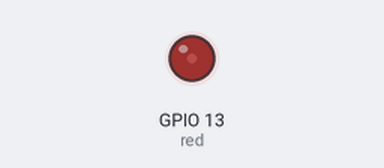
The program below on a simulated Raspberry Pi (BCM pin numbers). Shown: output pins drawn as LEDs (lit = HIGH). At 4.2 s the program stops and its outputs stay as they are.

Above: at 0.45 s.
At 1.25 s:
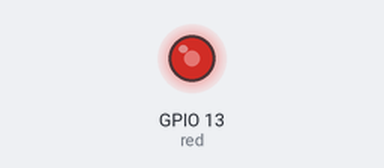
At 2.1 s:
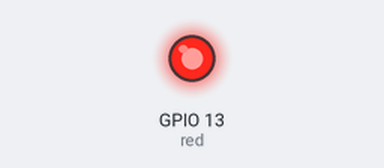
At 4.2 s:
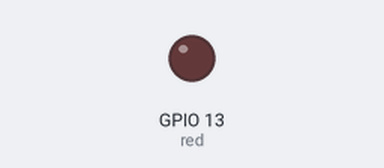
Timing chart, 0 to 5.7 s (numbered marks = the images above):
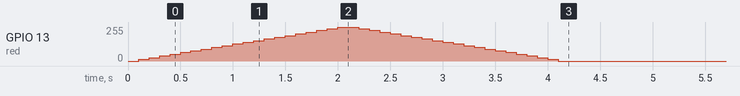

Measured:
- by itself, GPIO 13 (red): rises from 0/255 to 255/255 in 1.9 s, then falls to 0/255 in 2.1 s

The program:

PWM_LED.py
```python
import RPi.GPIO as GPIO
import time

red = 13
green = 19

GPIO.setmode(GPIO.BCM)

GPIO.setup(red, GPIO.OUT)

p = GPIO.PWM(red,50)    # GPIO 핀 설정, 주파수 = 50Hz
p.start(0)


################################
try:
    for dc in range(0,101,5):
        p.ChangeDutyCycle(dc)
        time.sleep(0.1)

    for dc in range(100,-1,-5):
        p.ChangeDutyCycle(dc)
        time.sleep(0.1)


except KeyboardInterrupt:
    pass
################################

p.stop()
GPIO.cleanup()
```
